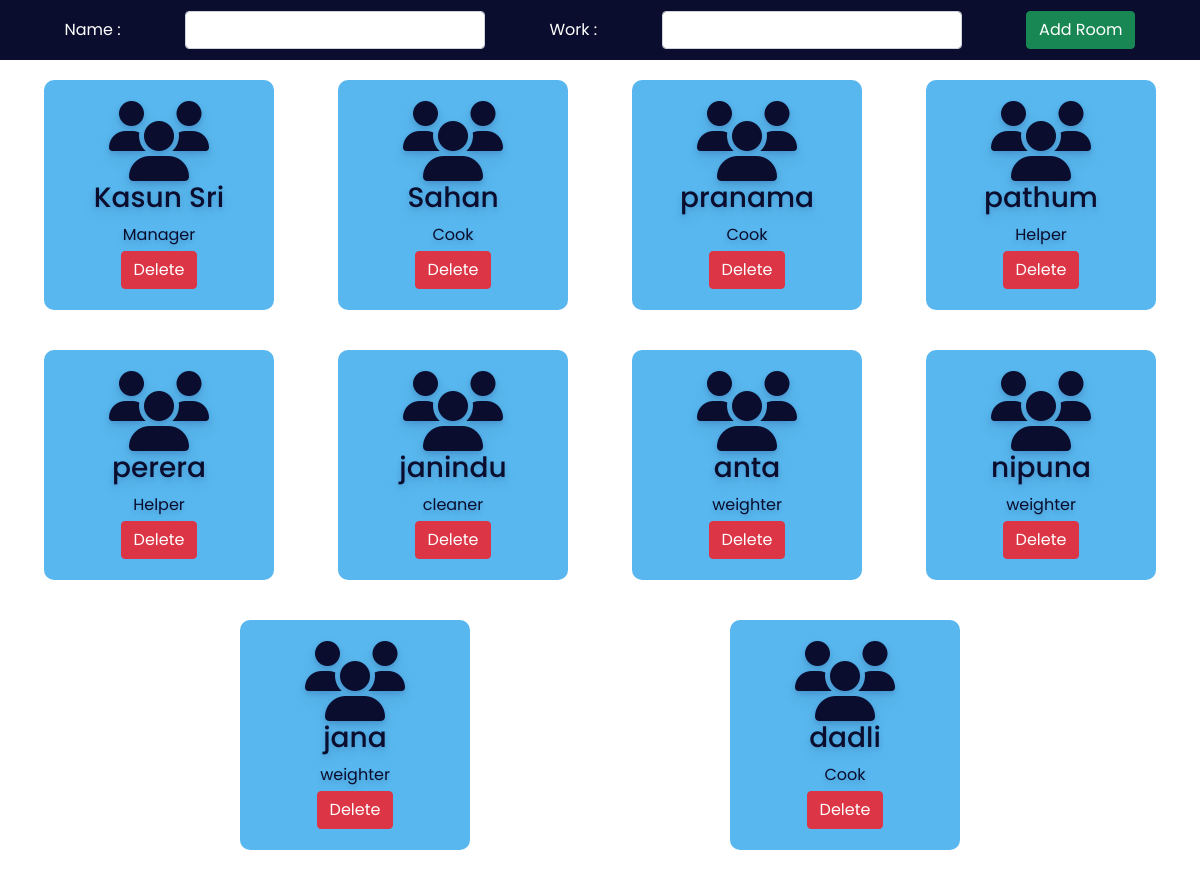
Before: /admin/staff.php with the older database file.
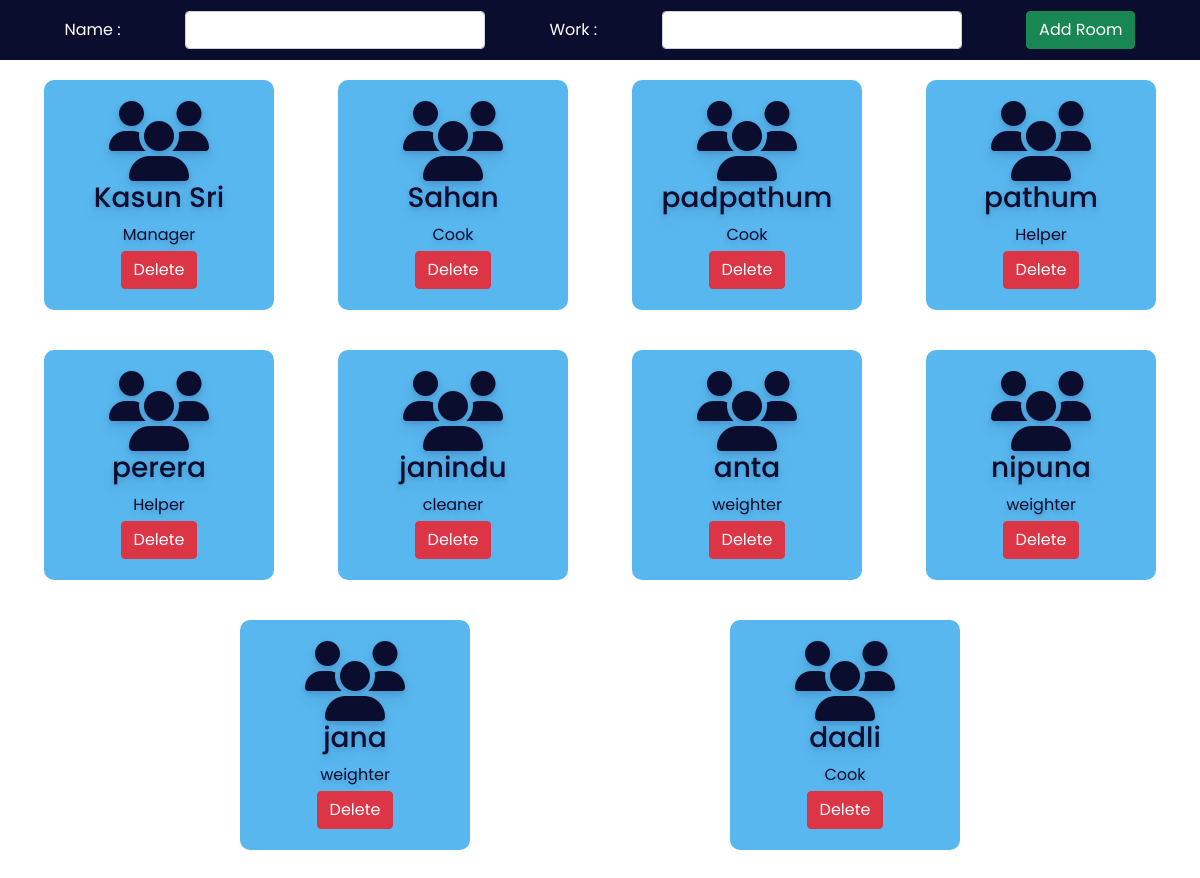
After: the same page with the newer database file.
### tables this page shows
CREATE TABLE `staff` (
  `id` int(30) NOT NULL,
  `name` varchar(30) NOT NULL,
  `work` varchar(30) NOT NULL
);

### admin/staff.php (the view, shortened to what this page needs)
<?php
include '../config.php';
?>
<!DOCTYPE html>
<html lang="en">
<head>
    <link rel="stylesheet" href="https://cdnjs.cloudflare.com/ajax/libs/font-awesome/6.2.0/css/all.min.css" />
    <link href="https://cdn.jsdelivr.net/npm/bootstrap@5.0.2/dist/css/bootstrap.min.css" rel="stylesheet">
    <link rel="stylesheet" href="css/room.css">
</head>
<body>
    <div class="addroomsection">
        <form action="" method="POST">
            <label for="troom">Name :</label>
            <input type="text" name="staffname" class="form-control">
            <label for="bed">Work :</label>
            <select name="staffwork" class="form-control">
                <option value selected></option>
                <option value="Manager">Manager</option>
            </select>
            <button type="submit" class="btn btn-success" name="addstaff">Add Room</button>
        </form>
    </div>
    <div class="room">
    <?php
        $sql = "select * from staff";
        $re = mysqli_query($conn, $sql)
        ?>
        <?php
        while ($row = mysqli_fetch_array($re)) {
                echo "<div class='roombox'>
						<div class='text-center no-boder'>
                            <i class='fa fa-users fa-5x'></i>
							<h3>" . $row['name'] . "</h3>
                            <div class='mb-1'>" . $row['work'] . "</div>
                            <a href='staffdelete.php?id=". $row['id'] ."'><button class='btn btn-danger'>Delete</button></a>
						</div>
                    </div>";
        }
        ?>
    </div>
</body>
</html>

### admin/css/room.css (style rules this page uses)
:root { --bg-text-shadow: 0 2px 4px rgb(13 0 77 / 8%), 0 3px 6px rgb(13 0 77 / 8%), 0 8px 16px rgb(13 0 77 / 8%); --bg-box-shadow: 0px 0px 20px 6px rgba(8, 8, 15, 0.31); }
* { margin: 0; padding: 0; font-family: 'Poppins', sans-serif; }
.addroomsection { height: 60px; width: 100%; background-color: #0a0d2d; position:fixed; z-index: 100; }
.addroomsection form { height: 100%; display: flex; justify-content: space-evenly; align-items: center; }
.addroomsection form label { color: white; }
.addroomsection form select { width: 300px; }
.addroomsection form input { width: 300px; }
.room { display: flex; position: relative; top: 60px; height: 85vh; overflow-y: scroll; justify-content: space-evenly; flex-wrap: wrap; }
.roombox { height: 230px; width: 230px; margin: 20px; display: flex; flex-direction: column; justify-content: center; color: #0a0d2d; text-shadow: var(--bg-text-shadow); border-radius: 10px; }

### admin/staff.php (style rules this page uses)
.roombox { background-color:rgb(88, 183, 238); padding: 10px; }

Changed rows visible on the page:
changed staff: name "pranama" → "padpathum"
